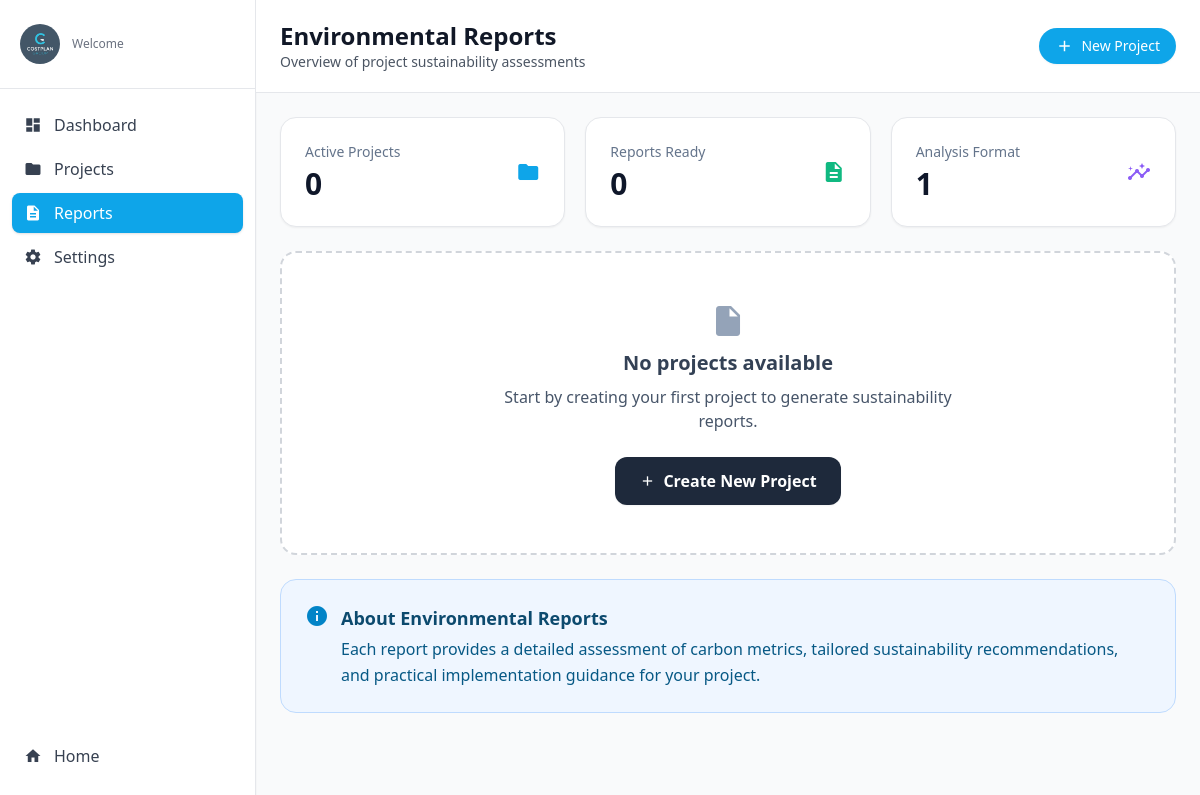
Before: /reports/ (signed in) with the older database file.
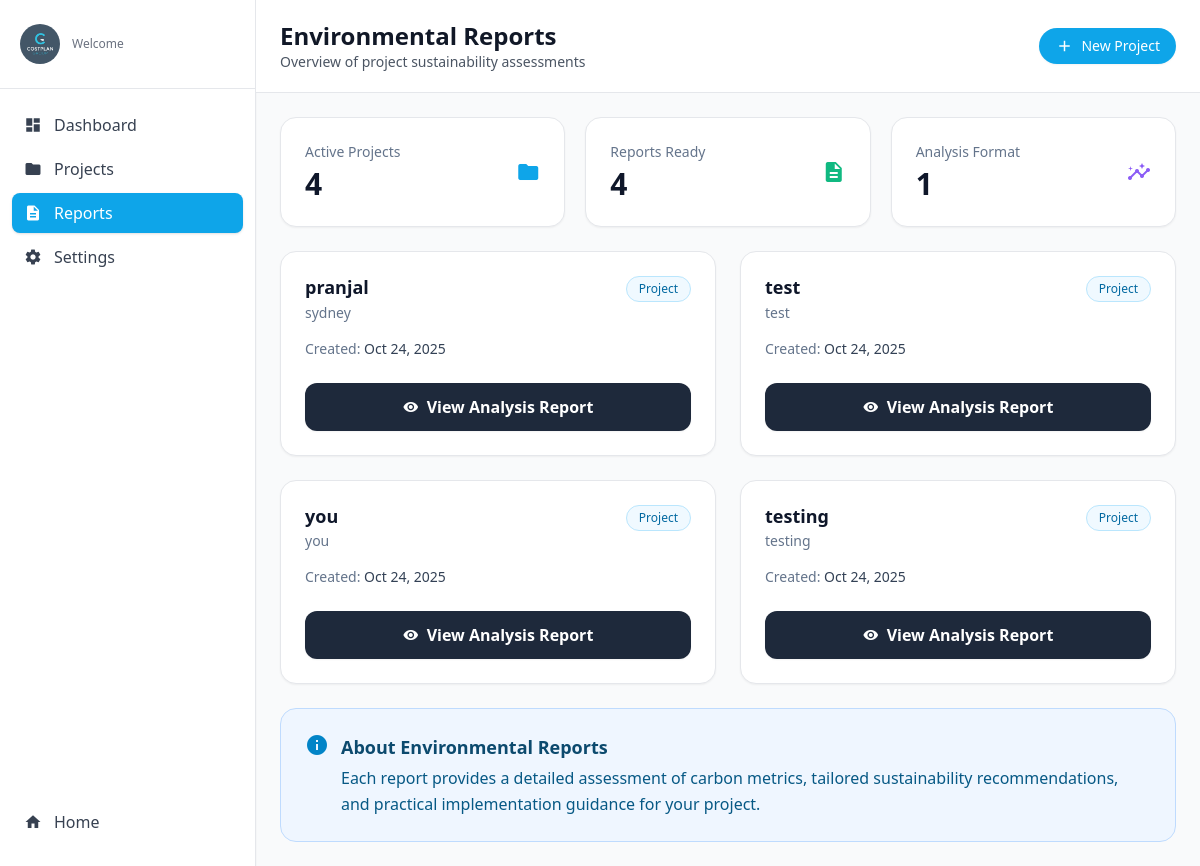
After: the same page with the newer database file.
### app1/models.py (models this page shows, shortened)
class Metrics(models.Model):
    id = models.AutoField(primary_key=True)
    user = models.ForeignKey('auth.User', on_delete=models.SET_NULL, null=True, blank=True, related_name="metrics")
    project_code = models.CharField(max_length=120, null=True, blank=True)  # Free-form link to a project
    building_type = models.CharField(max_length=120, null=True, blank=True)
    roof_area_m2 = models.DecimalField(max_digits=12, decimal_places=2, null=True, blank=True)
    roof_percent_gifa = models.DecimalField(max_digits=6, decimal_places=2, null=True, blank=True)
    basement_present = models.BooleanField(default=False)
    basement_size_m2 = models.DecimalField(max_digits=12, decimal_places=2, null=True, blank=True)
    basement_percent_gifa = models.DecimalField(max_digits=6, decimal_places=2, null=True, blank=True)
    num_apartments = models.PositiveIntegerField(null=True, blank=True)
    num_keys = models.PositiveIntegerField(null=True, blank=True)
    num_wcs = models.PositiveIntegerField(null=True, blank=True)
    gifa_m2 = models.DecimalField("GIFA (m²)", max_digits=14, decimal_places=2, null=True, blank=True)
    external_wall_area_m2 = models.DecimalField(max_digits=14, decimal_places=2, null=True, blank=True)
    external_openings_m2 = models.DecimalField(max_digits=14, decimal_places=2, null=True, blank=True)
    building_footprint_m2 = models.DecimalField(max_digits=14, decimal_places=2, null=True, blank=True)
    total_budget_aud = models.DecimalField(max_digits=16, decimal_places=2, null=True, blank=True)
    selected_intervention_ids = models.JSONField(default=list, blank=True)  # Store selected intervention IDs
    project_name = models.CharField(max_length=255, null=True, blank=True)
    location = models.CharField(max_length=255, null=True, blank=True)
    created_at = models.DateTimeField(auto_now_add=True)
    updated_at = models.DateTimeField(auto_now=True)
    class Meta:
        db_table = "Metrics"
        indexes = [
            models.Index(fields=["building_type"]),
            models.Index(fields=["project_code"]),
            models.Index(fields=["created_at"]),
        ]

### app1/views.py (the view)
# urls.py: path('reports/', views.reports_page, name='reports'),  # Reports overview page
@login_required(login_url='login')
def reports_page(request: HttpRequest):
    user = _resolve_app_user(request)
    user_profile = getattr(request.user, "userprofile", None)
    is_admin = user_profile and user_profile.user_type == "admin"
    if is_admin:
        projects = Metrics.objects.all().order_by("-updated_at", "-created_at")
    elif user:
        projects = Metrics.objects.filter(user=user).order_by("-updated_at", "-created_at")
    else:
        session_ids = request.session.get("my_project_ids", [])
        projects = Metrics.objects.filter(id__in=session_ids).order_by("-updated_at", "-created_at")
    return render(request, "reports.html", {"projects": projects})

### app1/context_processors.py (called while the page is built)
def theme_context(request):
    current_theme = request.session.get('user_theme', 'light')
    return {
        'current_theme': current_theme,  # Theme used in templates
        'user_theme': current_theme,     # Duplicate key for backward compatibility
    }

### app1/views.py (called while the page is built)
def _resolve_app_user(request: HttpRequest) -> Optional[AppUser]:
    user = getattr(request, "user", None)
    if not getattr(user, "is_authenticated", False):
        return None
    if getattr(user, "username", None):
        hit = AppUser.objects.filter(username=user.username).first()
        if hit:
            return hit
    if getattr(user, "email", None):
        hit = AppUser.objects.filter(email=user.email).first()
        if hit:
            return hit
    return None

### app1/templates/reports.html (shortened to what this page needs)
{% load static %}
{% load humanize %}
<!DOCTYPE html>
<html lang="en">
<head>
  <script src="https://cdn.tailwindcss.com"></script>
</head>
<body class="min-h-screen bg-gray-50 text-gray-900">
  <div class="flex min-h-screen">
    <aside class="w-64 shrink-0 bg-white border-r shadow-sm">
      <div class="px-5 py-6 border-b">
        <div class="flex items-center gap-3">
          <img src="{% static 'images/img4.jpg' %}" alt="Logo" class="w-10 h-10 rounded-full object-cover">
          <div>
            <p class="text-xs text-gray-500">Welcome</p>
          </div>
        </div>
      </div>
      <nav class="px-3 py-4 space-y-1">
        <a href="{% url 'dashboard' %}"
           class="flex items-center gap-3 px-3 py-2 rounded-lg {% if 'dashboard' in request.path %}bg-brand text-white shadow{% else %}text-gray-700 hover:bg-gray-100{% endif %}">
          <span class="material-icons text-[18px]">dashboard</span> Dashboard
        </a>
        <a href="{% url 'projects' %}"
           class="flex items-center gap-3 px-3 py-2 rounded-lg {% if 'projects' in request.path %}bg-brand text-white shadow{% else %}text-gray-700 hover:bg-gray-100{% endif %}">
          <span class="material-icons text-[18px]">folder</span> Projects
        </a>
        <a href="{% url 'reports' %}"
          class="flex items-center gap-3 px-3 py-2 rounded-lg {% if 'reports' in request.path %}bg-brand text-white shadow{% else %}text-gray-700 hover:bg-gray-100{% endif %}">
          <span class="material-icons text-[18px]">description</span> Reports
        </a>
        <a href="{%url 'settings' %}"
          class="flex items-center gap-3 px-3 py-2 rounded-lg {% if 'settings' in request.path %}bg-brand text-white shadow{% else %}text-gray-700 hover:bg-gray-100{% endif %}">
          <span class="material-icons text-[18px]">settings</span> Settings
        </a>
        <div class="absolute bottom-6 left-0 w-64 px-3">
          <a href="{% url 'home' %}"
            class="flex items-center gap-3 px-3 py-2 rounded-lg text-gray-700 hover:bg-gray-100 transition">
            <span class="material-icons text-[18px] text-gray-700">home</span>
            Home
          </a>
        </div>
    </aside>
    <main class="flex-1">
      <header class="bg-white border-b">
        <div class="max-w-7xl mx-auto px-6 py-5 flex items-center justify-between">
          <div>
            <h1 class="text-2xl font-semibold">Environmental Reports</h1>
            <p class="text-sm text-gray-600">Overview of project sustainability assessments</p>
          </div>
          <div class="flex items-center gap-3">
            <a href="{% url 'create_project' %}" class="inline-flex items-center gap-2 rounded-full bg-brand px-4 py-2 text-white text-sm font-medium shadow-sm hover:bg-brand-600">
              <span class="material-icons text-[18px]">add</span> New Project
            </a>
          </div>
        </div>
      </header>
      <div class="max-w-7xl mx-auto px-6 py-6 space-y-6">
        <div class="grid grid-cols-1 md:grid-cols-3 gap-5">
          <div class="bg-white rounded-2xl p-6 shadow-sm border border-gray-200">
            <div class="flex items-center justify-between">
              <div>
                <div class="text-sm text-slate-500">Active Projects</div>
                <div class="text-3xl font-extrabold text-slate-900 mt-1">{{ projects|length }}</div>
              </div>
              <span class="material-icons text-sky-500">folder</span>
            </div>
          </div>
          <div class="bg-white rounded-2xl p-6 shadow-sm border border-gray-200">
            <div class="flex items-center justify-between">
              <div>
                <div class="text-sm text-slate-500">Reports Ready</div>
                <div class="text-3xl font-extrabold text-slate-900 mt-1">{{ projects|length }}</div>
              </div>
              <span class="material-icons text-emerald-500">description</span>
            </div>
          </div>
          <div class="bg-white rounded-2xl p-6 shadow-sm border border-gray-200">
            <div class="flex items-center justify-between">
              <div>
                <div class="text-sm text-slate-500">Analysis Format</div>
                <div class="text-3xl font-extrabold text-slate-900 mt-1">1</div>
              </div>
              <span class="material-icons text-violet-500">insights</span>
            </div>
          </div>
        </div>
        <div class="grid grid-cols-1 lg:grid-cols-2 xl:grid-cols-3 gap-6">
          {% for project in projects %}
          <div class="bg-white rounded-2xl border border-gray-200 shadow-sm hover:shadow-md transition hover:-translate-y-0.5">
            <div class="p-6">
              <div class="flex items-start justify-between gap-3 mb-4">
                <div class="min-w-0">
                  <h3 class="text-lg font-bold text-slate-900 leading-tight line-clamp-2">{{ project.project_name }}</h3>
                  <div class="text-sm text-slate-500 mt-1">{{ project.location }}</div>
                </div>
                <span class="inline-flex items-center px-3 py-1 rounded-full text-xs font-medium bg-sky-50 text-sky-700 border border-sky-200">{{ project.project_type|default:"Project" }}</span>
              </div>
              <div class="text-sm text-slate-500 mb-6">
                Created: <span class="font-medium text-slate-700">{{ project.created_at|date:"M j, Y" }}</span>
              </div>
              <button onclick="viewReport({{ project.id }})" class="w-full inline-flex items-center justify-center gap-2 rounded-xl bg-slate-800 hover:bg-slate-900 text-white font-semibold py-3 shadow-sm">
                <span class="material-icons text-base">visibility</span> View Analysis Report
              </button>
            </div>
          </div>
        {% empty %}
          <div class="col-span-full">
            <div class="bg-white rounded-2xl border-2 border-dashed border-gray-300 p-12 text-center">
              <span class="material-icons text-4xl text-slate-400 mb-2">insert_drive_file</span>
              <h3 class="text-xl font-semibold text-slate-700 mb-2">No projects available</h3>
              <p class="text-slate-600 mb-6 max-w-md mx-auto">Start by creating your first project to generate sustainability reports.</p>
              <a href="{% url 'create_project' %}" class="inline-flex items-center gap-2 rounded-xl bg-slate-800 hover:bg-slate-900 text-white font-semibold px-6 py-3 shadow-sm">
                <span class="material-icons text-base">add</span> Create New Project
              </a>
            </div>
          </div>
        {% endfor %}
        </div>
        <div class="bg-blue-50 rounded-2xl p-6 border border-blue-200">
          <div class="flex items-start gap-3">
            <span class="material-icons text-sky-600">info</span>
            <div>
              <h3 class="text-lg font-semibold text-sky-900 mb-1">About Environmental Reports</h3>
              <p class="text-sky-800 leading-relaxed">
                Each report provides a detailed assessment of carbon metrics, tailored sustainability
                recommendations, and practical implementation guidance for your project.
              </p>
            </div>
          </div>
        </div>
      </div>
    </main>
  </div>
</body>
</html>

### app1/templates/reports.html (style rules this page uses)
.line-clamp-2 { display: -webkit-box; -webkit-line-clamp: 2; -webkit-box-orient: vertical; overflow: hidden; }

Changed rows visible on the page:
added Metrics: project_name "pranjal", location "sydney", project_type "Project", created_at "Oct 24, 2025"
added Metrics: project_name "test", location "test", project_type "Project", created_at "Oct 24, 2025"
added Metrics: project_name "you", location "you", project_type "Project", created_at "Oct 24, 2025"
added Metrics: project_name "testing", location "testing", project_type "Project", created_at "Oct 24, 2025"
Other visible differences:
{{ projects|length }}: "0" → "4"
text no longer shown: "No projects available Start by creating your first project to generate sustainability reports. Create New Project"
